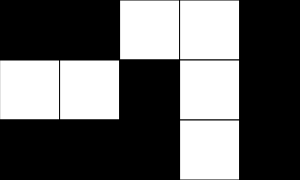
Frame 1 (no input)
Frame 60 (no input): identical to frame 1, image omitted
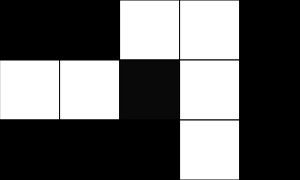
Frame 120 (the mouse pressed at the canvas centre since frame 60)

The p5.js sketch that drew these frames (run headless with seeded random() and noise() and a simulated clock; from frame 60 on, the mouse is pressed at the canvas centre):

// p5.js sketch
// ── sketch.js
// 2D Array Basics
// Mr. Scott
// April 3, 2025
// Working with 2D Arrays, Visualizations

let grid =
  [[0, 0, 255, 255, 0],
  [255, 255, 0, 255, 0],
  [0, 0, 0, 255, 0]
  ];

let squareSize = 60;
const NUM_ROWS = 3; const NUM_COLS = 5;

function setup() {
  createCanvas(NUM_COLS * squareSize, NUM_ROWS * squareSize);
}

function renderGrid() {
  // interpret the information in the 2D array, and draw
  // a grid of colors on the screen to reflect it.
  for (let y = 0; y < NUM_ROWS; y++) {
    for (let x = 0; x < NUM_COLS; x++) {
      let fillColor = grid[y][x];
      fill(fillColor);
      square(x * squareSize, y * squareSize, squareSize);
    }
  }
}

function getCurrentY() {
  //determine current row of the mouse position
  let constrainedY = constrain(mouseY, 0, height - 1);
  return floor(constrainedY / squareSize);
}

function getCurrentX() {
  //determine current col of the mouse position
  let constrainedX = constrain(mouseX, 0, width - 1);
  return floor(constrainedX / squareSize);
}

function checkForMouse() {
  //flip current tile to a random greyscale value
  if (mouseIsPressed) {
    let x = getCurrentX();
    let y = getCurrentY();
    grid[y][x] = floor(random(255));
  }

}

function draw() {
  background(220);
  renderGrid();
  checkForMouse();
}
